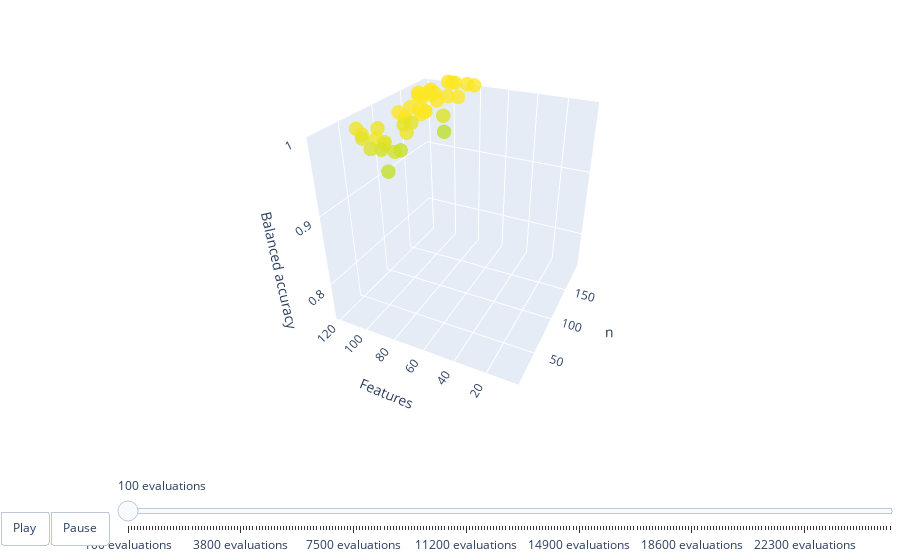

The notebook cell this image was saved under:
### Markdown cell above
## 3D Optimization Process Traces

This script visualizes the optimization process as an interactive 3D plot. Each trace represents the evolution of solutions across the objective space during the optimization process. 

The plot allows you to explore the trajectory of solutions, providing insights into how the algorithm converges toward the unknown Pareto front. You can rotate, zoom, and interact with the visualization to analyze the dynamics of the optimization process in detail.

### Code cell
def get_limits(dir_traces):
    x_vals, y_vals, z_vals = [], [], []
    for filename in sorted(os.listdir(dir_traces), key=lambda f: int(f.split('.')[1])): 
        if filename.startswith('FUN.') and filename.endswith('.csv'):
            filepath = os.path.join(dir_traces, filename)
            _soluciones = read_solutions(filepath)
            x_vals.extend([sol[0] for sol in _soluciones])
            y_vals.extend([sol[1] for sol in _soluciones])
            z_vals.extend([-sol[2] for sol in soluciones])
    return min(x_vals), max(x_vals), min(y_vals), max(y_vals), min(z_vals), max(z_vals)

def plot_dynamic_evolution():
    
    frames = []
    initial_trace = None

    x_min, x_max, y_min, y_max, z_min, z_max = get_limits(traces_path)

    for filename in sorted(os.listdir(traces_path), key=lambda f: int(f.split('.')[1])):
        if filename.startswith('FUN.') and filename.endswith('.csv'):
            evaluaciones = filename.split('.')[1]
            filepath = os.path.join(traces_path, filename)
            
            _soluciones = read_solutions(filepath)
            
            x_vals = [sol[0] for sol in _soluciones]
            y_vals = [sol[1] for sol in _soluciones]
            z_vals = [-sol[2] for sol in _soluciones]

            frames.append(go.Frame(
                data=[go.Scatter3d(
                    x=x_vals,
                    y=y_vals,
                    z=z_vals,
                    mode='markers',
                    marker=dict(
                        size=5,
                        color=z_vals,
                        colorscale='Viridis',
                        opacity=0.8
                    )
                )],
                name=f'{evaluaciones} evaluations'
            ))
            
            if initial_trace is None:
                initial_trace = go.Scatter3d(
                    x=x_vals,
                    y=y_vals,
                    z=z_vals,
                    mode='markers',
                    marker=dict(
                        size=5,
                        color=z_vals,
                        colorscale='Viridis',
                        opacity=0.8
                    ),
                    name=f'{evaluaciones} evaluations'
                )

    x_final = [sol[0] for sol in soluciones]
    y_final = [sol[1] for sol in soluciones]
    z_final = [-sol[2] for sol in soluciones]

    frames.append(go.Frame(
        data=[go.Scatter3d(
            x=x_final,
            y=y_final,
            z=z_final,
            mode='markers',
            marker=dict(
                size=5,
                color=z_final,
                colorscale='Viridis',
                opacity=0.8
            )
        )],
        name='Final population'
    ))

    fig = go.Figure(
        data=[initial_trace],
        frames=frames
    )

    fig.update_layout(
        scene=dict(
            xaxis=dict(title='n', range=[x_min, x_max]),
            yaxis=dict(title='Features', range=[y_min, y_max]),
            zaxis=dict(title='Balanced accuracy', range=[z_min, z_max]),
            camera=dict(
                eye=dict(x=1.5, y=1.5, z=1.5)
            )
        ),
        height=800,
        margin=dict(l=0, r=0, b=0, t=0),
        updatemenus=[{
            'buttons': [
                {
                    'args': [None, {'frame': {'duration': 500, 'redraw': True}, 'fromcurrent': True}],
                    'label': 'Play',
                    'method': 'animate'
                },
                {
                    'args': [[None], {'frame': {'duration': 0, 'redraw': True}, 'mode': 'immediate', 'transition': {'duration': 0}}],
                    'label': 'Pause',
                    'method': 'animate'
                }
            ],
            'direction': 'left',
            'pad': {'r': 10, 't': 87},
            'showactive': False,
            'type': 'buttons',
            'x': 0.1,
            'xanchor': 'right',
            'y': 0,
            'yanchor': 'top'
        }],
        sliders=[{
            'steps': [
                {
                    'args': [[frame.name], {'frame': {'duration': 300, 'redraw': True}, 'mode': 'immediate', 'transition': {'duration': 300}}],
                    'label': frame.name,
                    'method': 'animate'
                } for frame in frames
            ],
            'active': 0,
            'x': 0.1,
            'len': 0.9,
            'xanchor': 'left',
            'yanchor': 'top',
            'pad': {'b': 10, 't': 50}
        }]
    )

    fig.show()

plot_dynamic_evolution()
